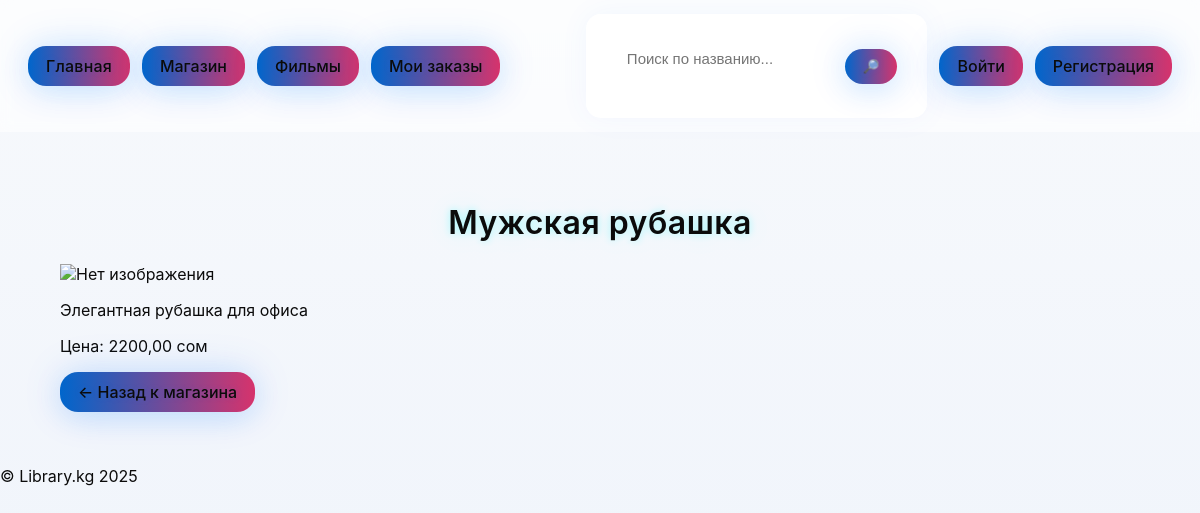
Page /clothes/4/ on the earlier database version.
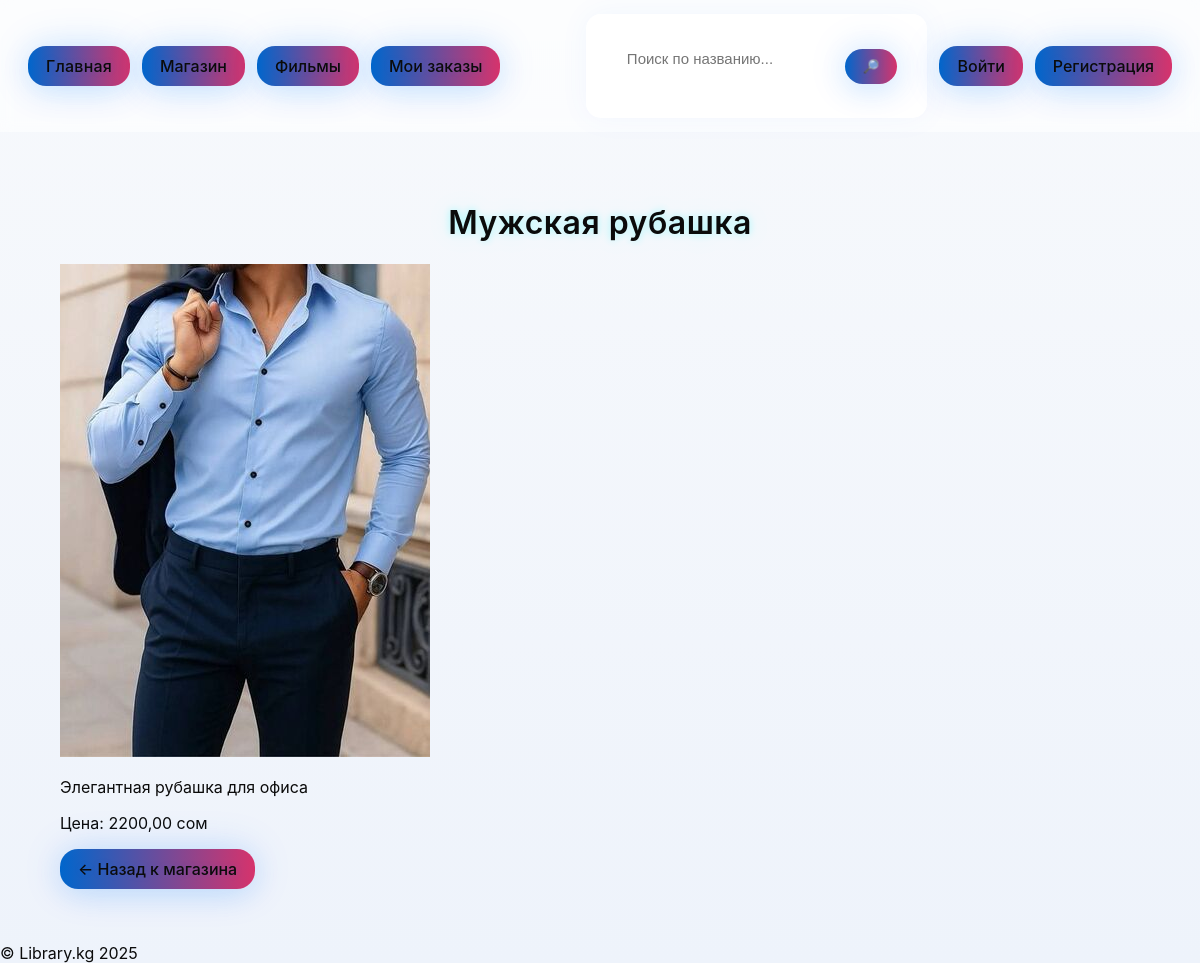
Same page on the later database version.
### clothes/models.py (models this page shows, shortened)
class Clothes(models.Model):
    title = models.CharField("Название одежды", max_length=200)
    description = models.TextField("Описание", blank=True, null=True)
    price = models.DecimalField("Цена", max_digits=8, decimal_places=2)
    categories = models.ManyToManyField(Category, verbose_name="Категории", related_name='clothes')
    image = models.ImageField("Фото", upload_to='clothes/', blank=True, null=True)
    class Meta:
        verbose_name = "Одежда"
        verbose_name_plural = "Одежда"

### clothes/views.py (the view)
class ItemDetailView(DetailView):
    model = Clothes
    template_name = 'clothes/detail.html'
    pk_url_kwarg = 'item_id'
    context_object_name = 'item'

### templates/clothes/detail.html
{% extends 'base.html' %}
{% load static %}
{% block content %}
<h1>{{ item.title }}</h1>
{% if item.image %}
    <img src="{{ item.image.url }}" alt="{{ item.title }}">
{% else %}
    {% load static %}
    <img src="{% static 'images/default.png' %}" alt="Нет изображения">
{% endif %}
<p>{{ item.description }}</p>
<p>Цена: {{ item.price }} сом</p>
<a href="{% url 'clothes:all_clothes' %}" class="btn btn-add">← Назад к магазина</a>
{% endblock %}

Differences in the rows shown:
changed Clothes "Мужская рубашка": image: picture added
